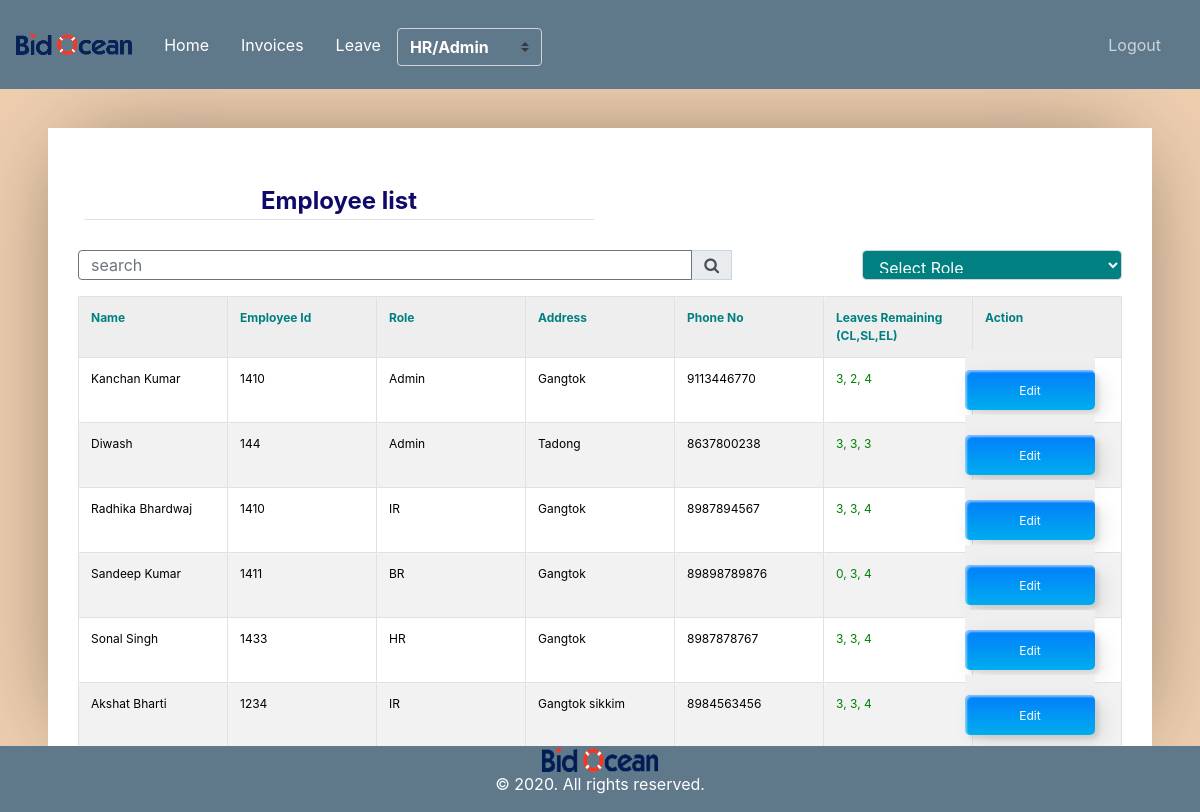
Before: /employee-list/ (signed in) with the older database file.
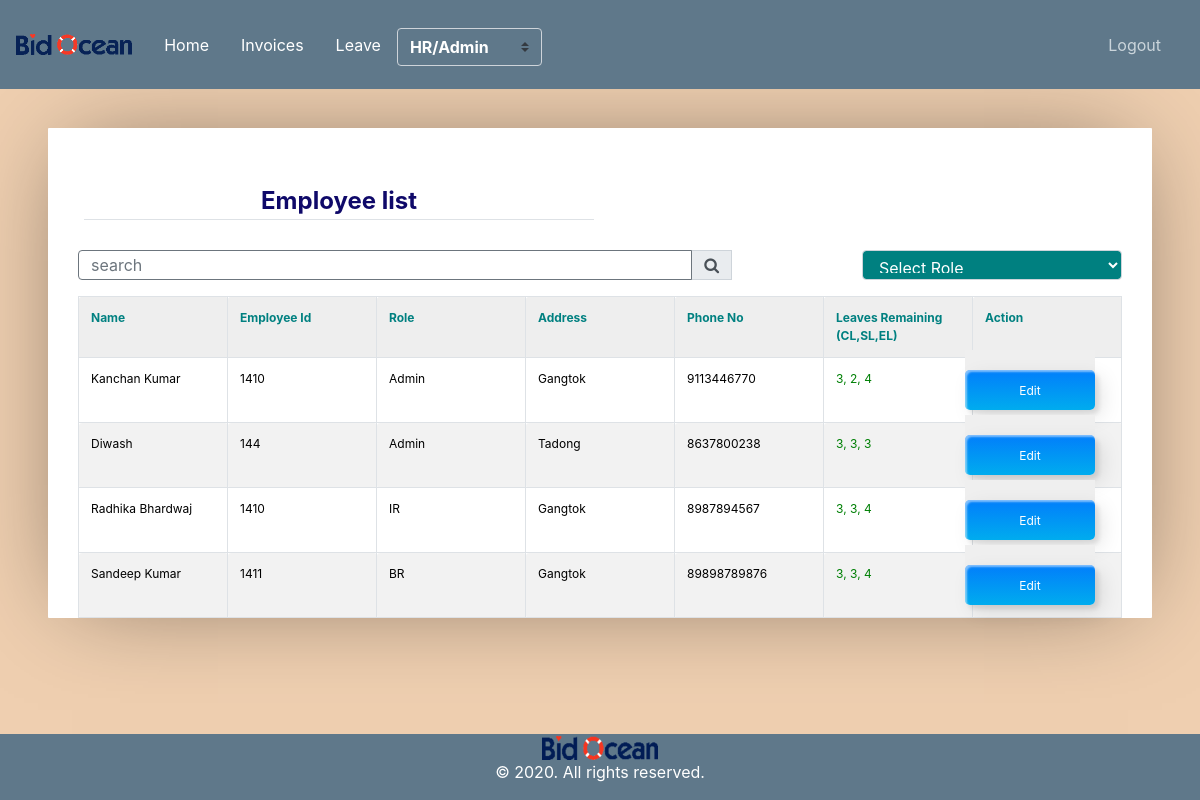
After: the same page with the newer database file.
### user_invoice/models.py (models this page shows, shortened)
class Employee(models.Model):
	id         = models.AutoField(primary_key=True)
	name       = models.CharField(max_length=300)
	role       = models.ForeignKey(Role,on_delete=models.CASCADE)
	salary     = models.CharField(max_length=300, null=True, blank=True)
	address    = models.CharField(max_length=300)
	emp_id     = models.CharField(max_length=300, null=True, blank=True)
	phone_no   = models.CharField(max_length=300)
	auth_tbl   = models.OneToOneField(Userdetail, on_delete=models.CASCADE)
	added_at   = models.DateTimeField(auto_now_add=True)
	is_manager = models.SmallIntegerField(default=0)
	report_to  = models.ForeignKey('self', on_delete=models.SET_NULL, null=True, blank=True)

class Role(models.Model):
    id         = models.AutoField(primary_key=True)
    name       = models.CharField(max_length=300)
    created_at = models.DateTimeField(auto_now_add=True)
    status     = models.SmallIntegerField(default=1)

### leave/models.py (models this page shows)
class LeaveBalance(models.Model):
	id           = models.AutoField(primary_key=True)
	casual_leave = models.CharField(max_length=200)
	earned_leave = models.CharField(max_length=200)
	sick_leave   = models.CharField(max_length=200)
	employee     = models.OneToOneField(Employee, on_delete=models.CASCADE, related_name='leave_bal')

### user_invoice/views.py (the view)
# urls.py: path('employee-list/',views.EmployeeDisplayView.as_view(),name='employee_list'),
class EmployeeDisplayView(AdminOrHRPanelMixin,TemplateView):
    template_name = 'user_invoice/employee_list.html'
    def get(self, request):
        employee_list    = Employee.objects.all()
        try:
            search     = request.GET['search']
        except:
            search     = None
        try:
            role     = request.GET['role']
        except:
            role     = None
        query_param = {}
        if search is not None and search is not "":
            search = search.strip()
            query_param['search'] = search
            employee_list = employee_list.filter(Q(name__icontains=search)|Q(address__icontains=search)|(Q(phone_no__icontains=search))|Q(emp_id__icontains=search))
        if role is not None and role is not "":
            query_param['role'] = role
            employee_list = employee_list.filter(role__pk__exact=role)
        roles            = Role.objects.all()
        paginator        = Paginator(employee_list,10)
        page             = request.GET.get('page')
        paginatedcontent = paginator.get_page(page)
        context = {
            'query_param' : query_param,
            'employees'   : paginatedcontent,
            'title'       : 'Employee list',
            'roles'       : roles,
            'role'        : Employee.objects.get(auth_tbl=self.request.user).role.name.lower()
        }
        return render(request, self.template_name, context)

### user_invoice/mixin.py (called while the page is built)
    def test_func(self):
        user     = self.request.user
        employee = Employee.objects.get(auth_tbl=user)
        return employee.role.name.lower() == 'admin' or employee.role.name.lower() == 'hr'

### user_invoice/templates/user_invoice/employee_list.html (shortened to what this page needs)
{% extends "user_invoice/base.html" %}
{% load crispy_forms_tags %}
{% block content %}
		<div class='container'>
		<table  width="100%">
			<tr>
				<td><legend class="border-bottom mb-4" style="color: rgb(15, 9, 105);text-align: center;"><b>Employee list</b> </legend></td>
				<td align="right"></td>
			</tr>
		</table>
		<form>
			<table >
				<tr>
						<link rel="stylesheet" href="https://stackpath.bootstrapcdn.com/font-awesome/4.7.0/css/font-awesome.min.css">
					<div class="form-group w-30" >
						<div class="input-group mb-3">
							<input type="text" name="search" style="width: 30px;height: 30px;" class="form-control border-secondary py-2" value="{{request.GET.search}}" placeholder="search">
							<div class="input-group-append">
							 <button class="input-group-text" style="height: 30px;" type="submit" name="submitbtn" value="Search"><i class="fa fa-search"></i>
							</div>
							<div id="styled-select">
								<select   class="form-control"style="width:260px; height:30px;color:white;background-color:teal;margin-left:130px" name="role"  onchange="this.form.submit()">
									<option value="" style="color: white;"><b> Select Role </b></option>
								</select>
							</div>
					</div>
				</div>
				</tr>
			</table>
		</form>
		<table cellpadding="0" cellspacing="0" border="0" class="table table-bordered table-striped  display" width="100%">
			<tr>
				<th style="color: teal;"><b>Name</b>  </th>
				<th style="color: teal;"><b>Employee Id</b></th>
				<th style="color: teal;"><b>Role</b></th>
				<th style="color: teal;"><b> Address</b></th>
				<th style="color: teal;"><b> Phone No</b></th>
				<th style="color: teal;"><b> Leaves Remaining (CL,SL,EL)</b></th>
				<th style="color: teal;"><b> Action</b></th>
			</tr>
			{% for employee in employees %}
				<tr>
					<td style="color: rgb(0, 0, 0);">{{employee.name}}</td>
					<td style="color: rgb(0, 0, 0);">{{employee.emp_id}}</td>
					<td style="color: rgb(0, 0, 0);">{{employee.role.name}}</td>
					<td style="color: rgb(0, 0, 0);;">{{employee.address}}</td>
					<td style="color: rgb(0, 0, 0);;">{{employee.phone_no}}</td>
					<td style="color: rgb(0, 128, 6);">{{employee.leave_bal.casual_leave}}, {{employee.leave_bal.sick_leave}}, {{employee.leave_bal.earned_leave}}</td>
					<td style="color: rgb(0, 0, 0);;"><a href="{% url 'employee_edit' employee.pk %}"><button class="custom-btn btn-12"><span>Click!</span><span>Edit</span></button></a></td>
				</tr>
			{% endfor %}
		</table>
		</div>
{% endblock content %}

Changed rows visible on the page:
removed Employee: name "Sonal Singh", emp_id "1433", role.name "HR", address "Gangtok", phone_no "8987878767", leave_bal.casual_leave "3", leave_bal.sick_leave "3", leave_bal.earned_leave "4"
removed Employee: name "Akshat Bharti", emp_id "1234", role.name "IR", address "Gangtok sikkim", phone_no "8984563456", leave_bal.casual_leave "3", leave_bal.sick_leave "3", leave_bal.earned_leave "4"
changed through a linked row, Employee "Sandeep Kumar": leave_bal.casual_leave "0" → "3"
